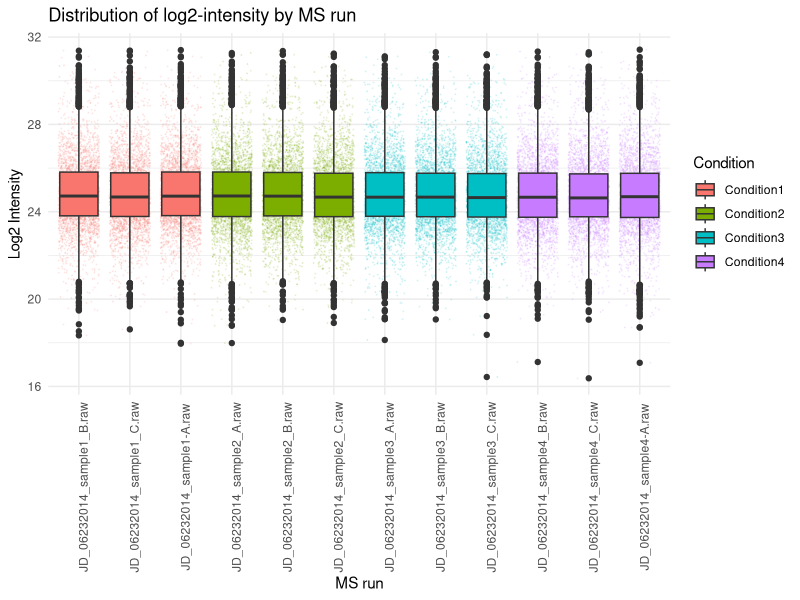
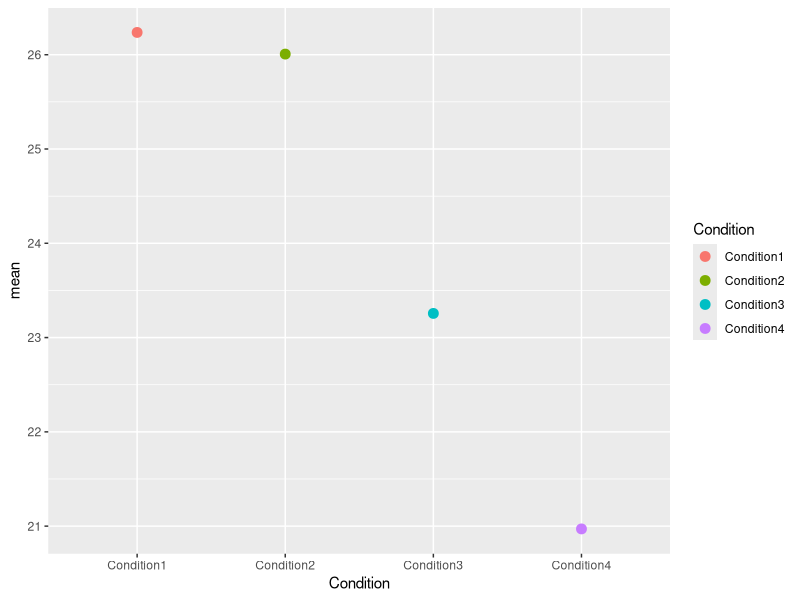
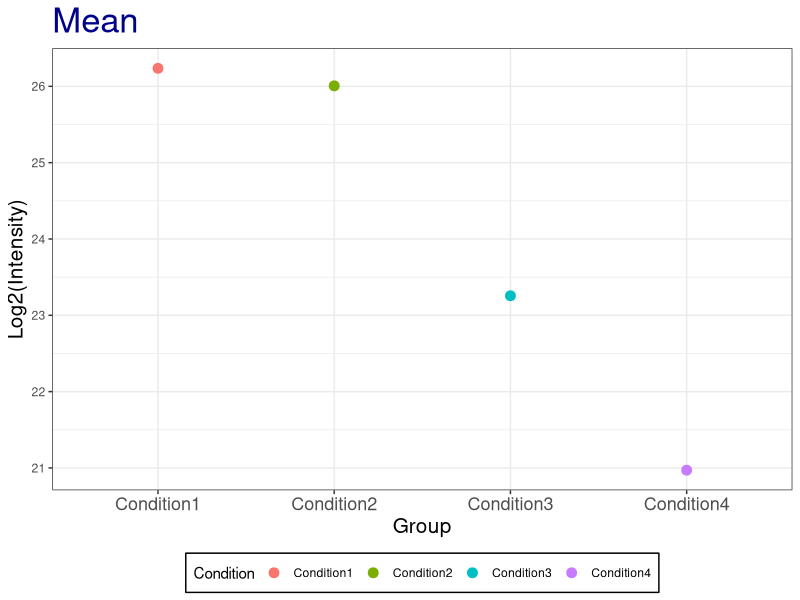
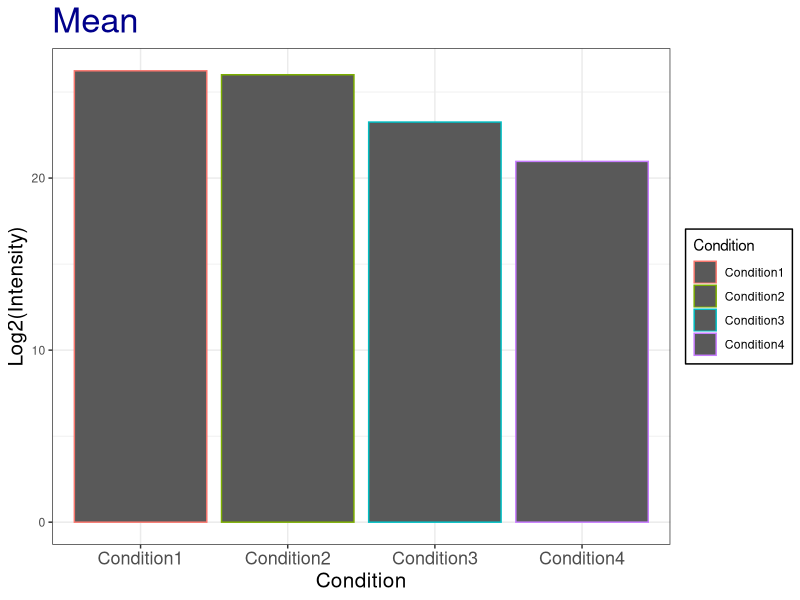
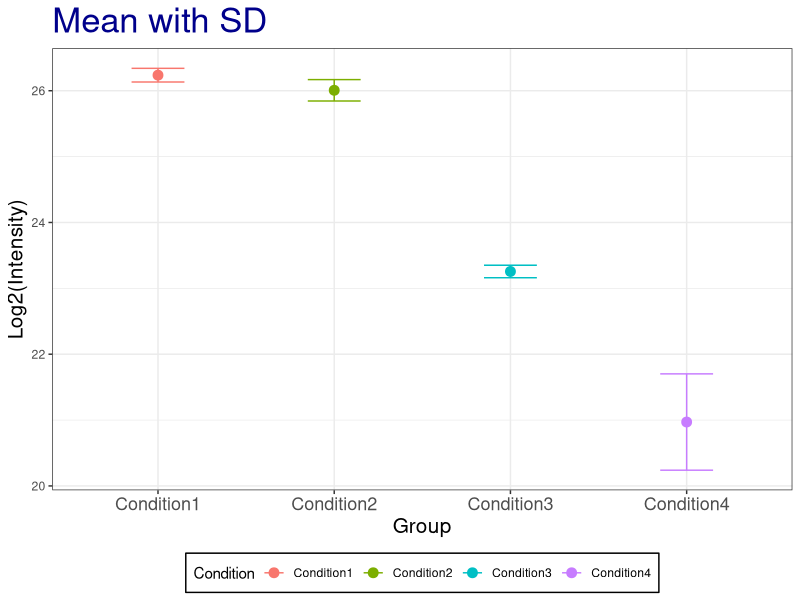
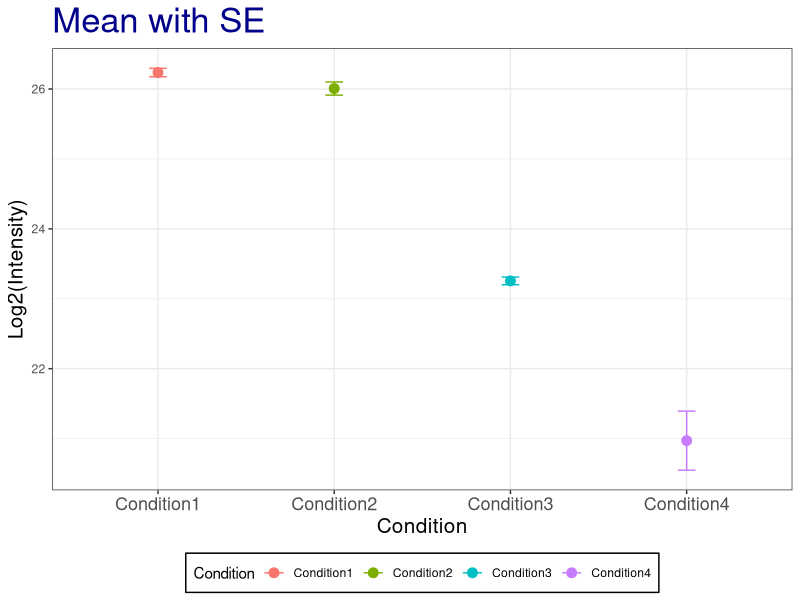
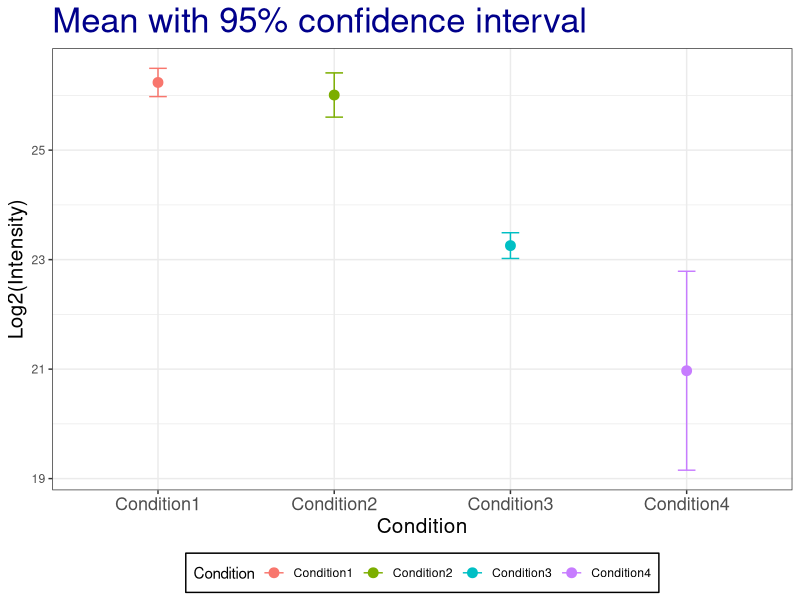

These charts were generated, in order, by the following R code:
##############################
##############################
## ASMS Fall workshop 2020 - Day 3: basic statistics
## part 1
## Created by Meena Choi
##############################
##############################


#############################################
## 1. Create a new Rstudio project
#############################################

# From the menu, select **File > New Project...**, 
# then select **Existing Directory** and choose the directory where you downloaded this script and the example datasets for this tutorial. 
# All the output files we'll be creating in this tutorial will be saved in the 'working directory' that now has been set by Rstudio.

# Let's verify the working directory path with the get working directory command.
getwd()

#############################################
## 2. Reading in data
#############################################

iprg <- read.csv("iPRG_example_runsummary.csv")


#############################################
## 3. Data exploration
#############################################

#`class` shows the type of a variable, in this case a 'data.frame`.
class(iprg)

# `dim` shows the dimension of a data.frame, which are the number of rows and the number of columns
dim(iprg)

#`colnames` is short for column names. 
colnames(iprg)
rownames(iprg)
#`head` shows the first 6 rows of data. Try `tail` to show the last 6 rows of data.
head(iprg)
tail(iprg)
# Let's explore the type of every column/variable and a summary for the value range for every column.
summary(iprg)
str(iprg)

iprg[100, 2]
# Inspect the possible values for the `Conditions` and the `BioReplicate` (8th) column 
# using the named and numbered column selection syntax for data frames.
unique(iprg[, 'Condition'])
unique(iprg[, 4])

unique(iprg[, c('Condition', 'BioReplicate', 'Run')])
# Select subsets of rows from iprg dataset: 
# i.e we might be interested in working from here on only with the Condition1
# or all measurements on one particular MS run.

iprg.condition1 <- iprg[iprg$Condition == 'Condition1', ]
iprg.condition1.bio1 <- iprg[iprg$Condition == 'Condition1' & iprg$BioReplicate == '1', ]
nrow(iprg.condition1.bio1)

# wide format  vs long format
# change wide format to long format
library(tidyverse)

## make wide format
?spread
wideiprg <- iprg %>% select('Protein', 'Run', 'Log2Intensity')
wideiprg <- iprg %>% select('Protein', 'Run', 'Log2Intensity') %>% 
  spread(Run, Log2Intensity)
head(wideiprg)

## make long format
longiprg <- wideiprg %>% gather(Run, Log2Intensity, -Protein)
head(longiprg)

## add annotation in new long format
annot <- read.csv("iPRG_example_annotation.csv")

newiprg <- left_join(longiprg, annot, by='Run')
head(newiprg)
## new iprg has the same number of rows.

#############################################
## 4. Summarizing and Visualizing data
#############################################

### review for day 2
### Boxplot
ggplot(data=iprg,
       mapping=aes(x=Run, y=Log2Intensity)) +
  geom_jitter(aes(color=Condition), size=0.1, alpha=0.1) +
  geom_boxplot(aes(fill=Condition)) +
  labs(x="MS run", y="Log2 Intensity",
       title="Distribution of log2-intensity by MS run") +
  theme_minimal() +
  theme(axis.text.x = element_text(angle = 90))

#############################################
# 5. Randomization
#############################################

## 5.1 Random selection of samples from a larger set

# This particular dataset contains a total of 10 subjects across conditions. 
# Suppose we label them from 1 to 10 
# and randomly would like to select 3 subjects we can do this using the `sample` function. 
# When we run `sample` another time, different subjects will be selected. Try this a couple times.

sample(1000, 10)
sample(10, 3)

# Now suppose we would like to select the same randomly selected samples every time, 
# then we can use a random seed number.

set.seed(3728)
sample(10, 3)

set.seed(3728)
sample(10, 3)

group.member <- c('Meena', 'Olga', 'Ryan', 'Kylie', 'Melanie', 'Mateusz')
sample(group.member, 3)

## 5.2 Completely randomized order of MS runs 

# We can also create a random order using all elements of iPRG dataset. 
# Again, we can achieve this using `sample`, asking for exactly the amount of samples in the subset. 
# This time, each repetition gives us a different order of the complete set.

msrun <- unique(iprg$Run)
msrun

# randomize order among all 12 MS runs
sample(msrun, length(msrun))

# different order will be shown.
sample(msrun, length(msrun))


## 5.3 Randomized block design

## Allow to remove known sources of variability that you are not interested in.
## Group conditions into blocks such that the conditions in a block are as similar as possible.
## Randomly assign samples with a block.

# This particular dataset contains a total of 12 MS runs across 4 conditions, 
# 3 technical replicates per condition. Using the `block.random` function in the `psych` package, 
# we can achieve randomized block designs!

# use 'psych' package. Load the package first.
library(psych)

msrun <- unique(iprg[, c('Condition','Run')])
msrun

# 4 Conditions of 12 MS runs randomly ordered
?block.random
block.random(n=12, c(Group=4))

block.random(n=24,
             c(group=2, time=4, replicate=3))


#############################################
# 6. Basic statistical summaries in R
#############################################

## 6.1 Calculate simple statistics

# Let's start with one protein as an example 
# and calculate the mean, standard deviation, standard error of the mean across all replicates per condition. 
# We then store all the computed statistics into a single summary data frame for easy access.

# We can use the **aggregate** function to compute summary statistics

# check what proteins are in dataset, show all protein names
unique(iprg$Protein)

# Let's start with one protein, named "sp|P44015|VAC2_YEAST"
# there are two ways
oneproteindata <- iprg[iprg$Protein == "sp|P44015|VAC2_YEAST", ]

oneproteindata <- iprg %>% filter(Protein == "sp|P44015|VAC2_YEAST")

# If you want to see more details, 
?aggregate

### 6.1.1 Calculate mean per groups
# splits 'oneproteindata' into subsets by 'Condition', 
# then, compute 'FUN=mean' of 'log2Int'
sub.mean <- aggregate(Log2Intensity ~ Condition, data=oneproteindata, FUN=mean)
sub.mean

### 6.1.2 Calculate SD(standard deviation) per groups
# The same as mean calculation above. 'FUN' is changed to 'sd'.
sub.sd <- aggregate(Log2Intensity ~ Condition, data=oneproteindata, FUN=sd)
sub.sd

### 6.1.3 Count the number of observation per groups
# The same as mean calculation. 'FUN' is changed 'length'.
sub.len <- aggregate(Log2Intensity ~ Condition, data=oneproteindata, FUN=length)
sub.len

### 6.1.4 Calculate SE(standard error of mean) per groups
# SE = sqrt(s^2 / n)
sub.se <- sqrt(sub.sd$Log2Intensity^2/sub.len$Log2Intensity)
sub.se

# make the summary table including the results above (mean, sd, se and length).
summaryresult <- data.frame(Group=c("Condition1", "Condition2", "Condition3", "Condition4"),
                            mean=sub.mean$Log2Intensity,
                            sd=sub.sd$Log2Intensity, 
                            se=sub.se, 
                            length=sub.len$Log2Intensity)
summaryresult

### 6.1.2 Calculate mean per groups
summaryresult <- oneproteindata %>%
  group_by(Condition) %>%
  summarise(mean=mean(Log2Intensity),
            sd=sd(Log2Intensity),
            len=n())

summaryresult <- mutate(summaryresult,
                        se=sqrt(sd^2/len))

# oneproteindata %>%
#   group_by(Condition) %>%
#   summarise(mean=mean(Log2Intensity),
#             sd=sd(Log2Intensity),
#             lenght=n()) %>%
#   mutate(se=sqrt(sd^2/len))

## 6.2 Visualization with error bars for descriptive purpose
#‘error bars’ can have a variety of meanings or conclusions if what they represent is not precisely specified. 
# Below we provide some examples of which types of error bars are common. 
# We're using the summary of protein `sp|P44015|VAC2_YEAST` from the previous section and the `ggplot2` package as it provides a convenient way to make easily adaptable plots.

# Let's draw plots with mean and error bars

# means without any errorbar
ggplot(aes(x=Condition, y=mean, colour=Condition), data=summaryresult)+
  geom_point(size=3)

# Let's change a number of visual properties to make the plot more atttractive
# Let's change the labels of x-axis and y-axis and title: 
# add labs(title="Mean", x="Condition", y='Log2(Intensity)')
# Let's change background color for white : add theme_bw()
# Let's change size or color of labels of axes and title, text of x-axis : in theme
# Let's change the position of legend :'none' remove the legend
# Let's make the box for legend
# Let's remove the box for legend key.

ggplot(aes(x=Condition, y=mean, colour=Condition), data=summaryresult)+
  geom_point(size=3)+
  labs(title="Mean", x="Group", y='Log2(Intensity)')+
  theme_bw()+
  theme(plot.title = element_text(size=25, colour="darkblue"),
        axis.title.x = element_text(size=15),
        axis.title.y = element_text(size=15),
        axis.text.x = element_text(size=13),
        legend.position = 'bottom',
        legend.background = element_rect(colour='black'),
        legend.key = element_rect(colour='white'))

# Very similar but now as a bar plot.
ggplot(aes(x=Condition, y=mean, colour=Condition), data=summaryresult)+
  geom_bar(position=position_dodge(), stat='identity')+
  scale_x_discrete('Condition')+
  labs(title="Mean", x="Group", y='Log2(Intensity)')+
  theme_bw()+
  theme(plot.title = element_text(size=25, colour="darkblue"),
        axis.title.x = element_text(size=15),
        axis.title.y = element_text(size=15),
        axis.text.x = element_text(size=13),
        legend.background = element_rect(colour='black'),
        legend.key = element_rect(colour='white'))

# For the sake of this tutorial, we'll continue adding error bars for different statistics with the point plots. 
# We'll leave it as an exercise to add error bars to the barplots. 
# Let's first add the standard deviation, then the standard error of the mean. Which one is smaller?

# mean with SD
ggplot(aes(x=Condition, y=mean, colour=Condition), data=summaryresult)+
  geom_point(size=3)+
  geom_errorbar(aes(ymax = mean + sd, ymin=mean - sd), width=0.3)+
  scale_x_discrete('Group')+
  labs(title="Mean with SD", x="Group", y='Log2(Intensity)')+
  theme_bw()+
  theme(plot.title = element_text(size=25, colour="darkblue"),
        axis.title.x = element_text(size=15),
        axis.title.y = element_text(size=15),
        axis.text.x = element_text(size=13),
        legend.position = 'bottom',
        legend.background = element_rect(colour='black'),
        legend.key = element_rect(colour='white'))

# mean with SE
ggplot(aes(x=Condition, y=mean, colour=Condition), data=summaryresult)+
  geom_point(size=3)+
  geom_errorbar(aes(ymax = mean + se, ymin=mean - se), width=0.1)+
  labs(title="Mean with SE", x="Condition", y='Log2(Intensity)')+
  theme_bw()+
  theme(plot.title = element_text(size=25, colour="darkblue"),
        axis.title.x = element_text(size=15),
        axis.title.y = element_text(size=15),
        axis.text.x = element_text(size=13),
        legend.position = 'bottom',
        legend.background = element_rect(colour='black'),
        legend.key = element_rect(colour='white'))

# The SE is narrow than the SD!

## 6.3 Calculate the confidence interval

# Now that we've covered the standard error of the mean and the standard deviation, 
# let's investigate how we can add custom confidence intervals (CI) for our measurement of the mean. 
# We'll add these CI's to the summary results we previously stored for protein `sp|P44015|VAC2_YEAST`

# Confidence interval : mean + or - (SE * alpha /2 { quantile of t distribution})$

# 95% confident interval
# Be careful for setting quantile for two-sided. need to divide by two for error.
# For example, 95% confidence interval, right tail is 2.5% and left tail is 2.5%.

summaryresult$ciw.lower.95 <- summaryresult$mean - qt(0.975,summaryresult$len-1)*summaryresult$se
summaryresult$ciw.upper.95 <- summaryresult$mean + qt(0.975,summaryresult$len-1)*summaryresult$se
summaryresult

# summaryresult <- summaryresult %>% mutate(ciw.lower.95 = mean - qt(0.975, len-1)*se,
#                                           ciw.upper.95 = mean + qt(0.975, len-1)*se)

# mean with 95% two-sided confidence interval
ggplot(aes(x=Condition, y=mean, colour=Condition), data=summaryresult)+
  geom_point(size=3)+
  geom_errorbar(aes(ymax = ciw.upper.95, ymin=ciw.lower.95), width=0.1)+
  labs(title="Mean with 95% confidence interval", x="Condition", y='Log2(Intensity)')+
  theme_bw()+
  theme(plot.title = element_text(size=25, colour="darkblue"),
        axis.title.x = element_text(size=15),
        axis.title.y = element_text(size=15),
        axis.text.x = element_text(size=13),
        legend.position = 'bottom',
        legend.background = element_rect(colour='black'),
        legend.key = element_rect(colour='white'))


#############################################
# 7. exercise!!
#############################################
